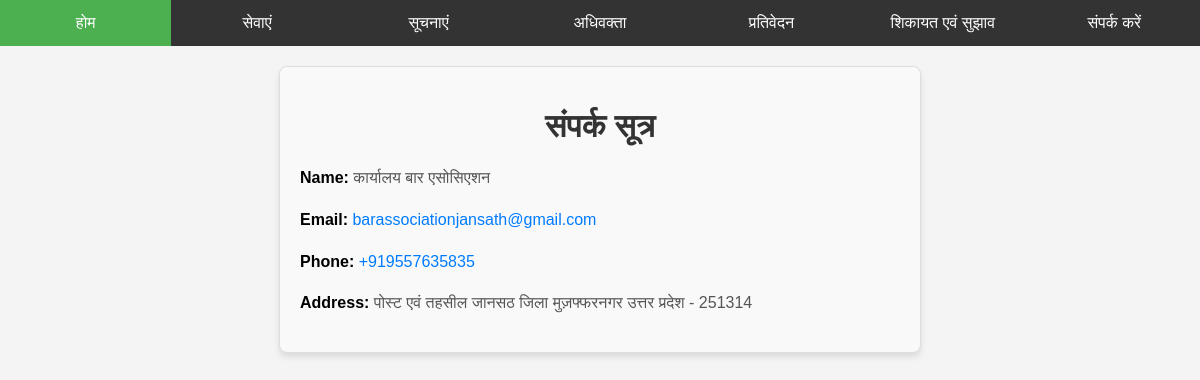
Page /contact/ on the committed database.
### contact/models.py (models this page shows, shortened)
class ContactUs(models.Model):
    name = models.CharField(max_length=100)
    email = models.EmailField()
    phone = models.CharField(max_length=15)
    address = models.CharField(max_length=255)
    message = models.TextField()

### contact/views.py (the view)
# urls.py: path("", views.list_contact, name="contact"),
def list_contact(request):
    contact = ContactUs.objects.first()
    return render(request, 'contact_us.html', context={"contact": contact})

### contact/templates/contact_us.html (shortened to what this page needs)
{% extends "base.html" %}
{% block content %}
<div class="contact-details">
    <h1>संपर्क सूत्र</h1>
    <p><strong>Name:</strong> {{ contact.name }}</p>
    <p><strong>Email:</strong> <a href="mailto:{{ contact.email }}">{{ contact.email }}</a></p>
    <p><strong>Phone:</strong> <a href="tel:{{ contact.phone }}">{{ contact.phone }}</a></p>
    <p><strong>Address:</strong> {{ contact.address }}</p>
</div>
{% endblock content %}

### dashboard/templates/base.html (style rules this page uses)
body { font-family: Arial, sans-serif; background-color: #f4f4f4; margin: 0; padding: 0; }

### contact/templates/contact_us.html (style rules this page uses)
.contact-details { max-width: 600px; margin: 20px auto; padding: 20px; border: 1px solid #ddd; border-radius: 8px; background-color: #f9f9f9; box-shadow: 0 4px 6px rgba(0, 0, 0, 0.1); font-family: Arial, sans-serif; }
.contact-details h1 { text-align: center; color: #333; margin-bottom: 20px; }
.contact-details p { font-size: 16px; line-height: 1.6; color: #555; }
.contact-details p strong { color: #000; }
.contact-details a { color: #007BFF; text-decoration: none; }

### rows in the picture
ContactUs: name "कार्यालय बार एसोसिएशन", email "barassociationjansath@gmail.com", phone "+919557635835", address "पोस्ट एवं तहसील जानसठ जिला मुज़फ्फरनगर उत्तर प्रदेश - 251314"
